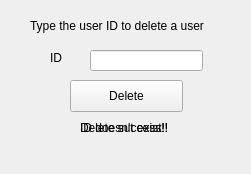
<?xml version="1.0" encoding="UTF-8"?>
<ui version="4.0">
 <class>Delete</class>
 <widget class="QWidget" name="Delete">
  <property name="geometry">
   <rect>
    <x>0</x>
    <y>0</y>
    <width>251</width>
    <height>174</height>
   </rect>
  </property>
  <property name="windowTitle">
   <string>Delete</string>
  </property>
  <widget class="QPushButton" name="Delete_button">
   <property name="geometry">
    <rect>
     <x>70</x>
     <y>80</y>
     <width>113</width>
     <height>32</height>
    </rect>
   </property>
   <property name="text">
    <string>Delete</string>
   </property>
  </widget>
  <widget class="QLabel" name="ID_label">
   <property name="geometry">
    <rect>
     <x>50</x>
     <y>50</y>
     <width>81</width>
     <height>16</height>
    </rect>
   </property>
   <property name="text">
    <string>ID</string>
   </property>
  </widget>
  <widget class="QLineEdit" name="ID_input">
   <property name="geometry">
    <rect>
     <x>90</x>
     <y>50</y>
     <width>113</width>
     <height>21</height>
    </rect>
   </property>
   <property name="text">
    <string/>
   </property>
  </widget>
  <widget class="QLabel" name="Delete_message">
   <property name="geometry">
    <rect>
     <x>30</x>
     <y>10</y>
     <width>201</width>
     <height>31</height>
    </rect>
   </property>
   <property name="text">
    <string>Type the user ID to delete a user</string>
   </property>
  </widget>
  <widget class="QLabel" name="Delete_success_message">
   <property name="geometry">
    <rect>
     <x>80</x>
     <y>120</y>
     <width>151</width>
     <height>16</height>
    </rect>
   </property>
   <property name="text">
    <string>Delete success!!</string>
   </property>
  </widget>
  <widget class="QLabel" name="ID_Doesnt_Exist_message">
   <property name="geometry">
    <rect>
     <x>80</x>
     <y>120</y>
     <width>151</width>
     <height>16</height>
    </rect>
   </property>
   <property name="text">
    <string>ID doesn't exist!!</string>
   </property>
  </widget>
 </widget>
 <resources/>
 <connections/>
</ui>
